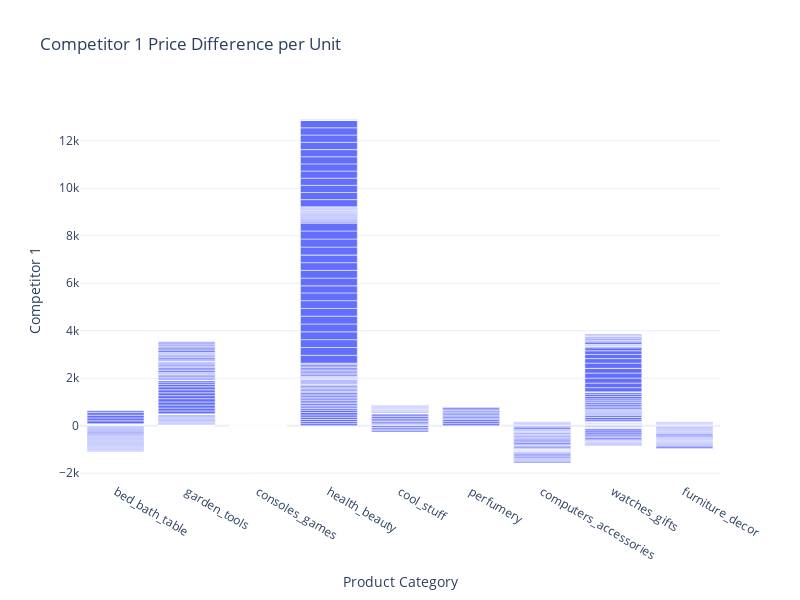

The cell this chart's notebook holds for it:
### Code cell
# Visualizing competitor price differences
for i in range(1, 4):
    comp = f"comp{i}_diff"
    fig = px.bar(x=data['product_category_name'], y=data[comp], title=f"Competitor {i} Price Difference per Unit",
                 labels={'x': 'Product Category', 'y': f'Competitor {i}'}, width=800, height=600)
    fig.show()

### Figure 1 — Plotly figure (JSON) as saved in the notebook; plotly's stock layout.template omitted (floating-point values rounded to 4 significant figures; data arrays with more than 128 entries replaced by an {"elided": "..."} marker saying what was removed)
{"data": [{"alignmentgroup": "True", "hovertemplate": "Product Category=%{x}<br>Competitor 1=%{y}<extra></extra>", "legendgroup": "", "marker": {"color": "#636efa", "pattern": {"shape": ""}}, "name": "", "offsetgroup": "", "orientation": "v", "showlegend": false, "textposition": "auto", "type": "bar", "x": {"elided": "676 str values"}, "xaxis": "x", "y": {"elided": "676 float values"}, "yaxis": "y"}], "layout": {"barmode": "relative", "height": 600, "legend": {"tracegroupgap": 0}, "title": {"text": "Competitor 1 Price Difference per Unit"}, "width": 800, "xaxis": {"anchor": "y", "autorange": true, "domain": [0, 1], "range": [-0.5, 8.5], "title": {"text": "Product Category"}, "type": "category"}, "yaxis": {"anchor": "x", "autorange": true, "domain": [0, 1], "range": [-2371.0, 13720.0], "title": {"text": "Competitor 1"}, "type": "linear"}}}
